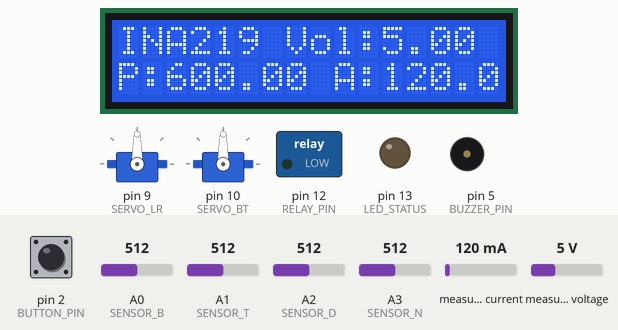
This sketch was run on a simulated Arduino Uno, built with avr-gcc and run on an emulated ATmega328P. Shown: 2 × servo, 16×2 character LCD, switched loads named in the sketch (green lamp = pin HIGH), output pins drawn as LEDs (lit = HIGH), buzzer (waves = sounding, pin HIGH). The test bench sets the inputs (shaded band); at power-on: measured current 120 mA, measured voltage 5 V, pin 2 (BUTTON_PIN) HIGH, A0 (SENSOR_B) = 512, A1 (SENSOR_T) = 512, A2 (SENSOR_D) = 512, A3 (SENSOR_N) = 512.

Above: at 1.2 s.
1.3 s: measured current set to 40 mA
At 4.7 s:
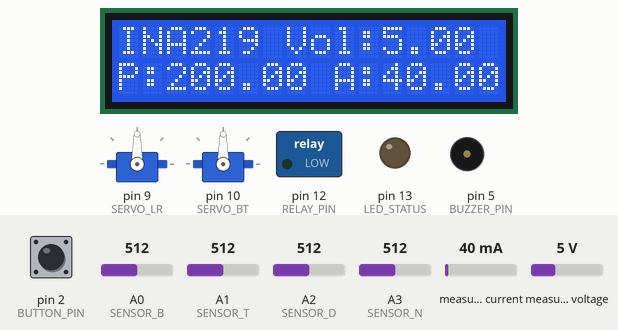
6.6 s: measured voltage set to 0.3 V
11.9 s: measured current set to 500 mA
At 16.9 s:
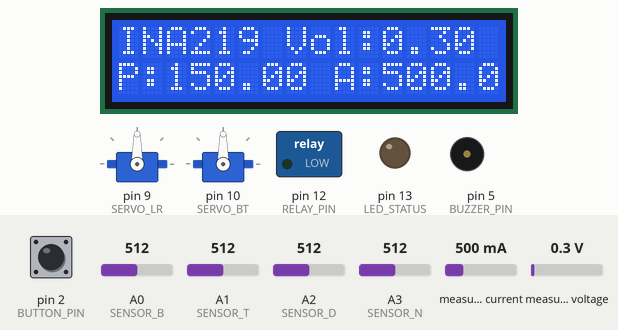
17.2 s: measured voltage set to 3.8 V
At 20.6 s:
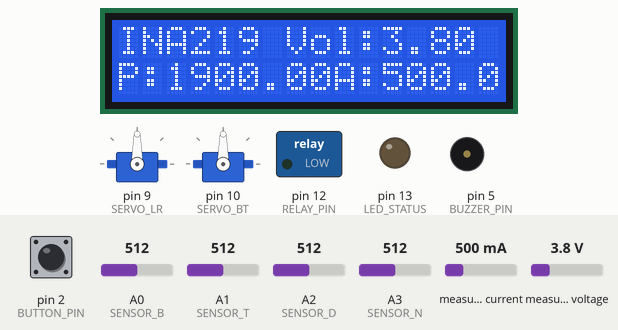
Timing chart, 0 to 22.6 s (numbered marks = the images above; inputs shaded):
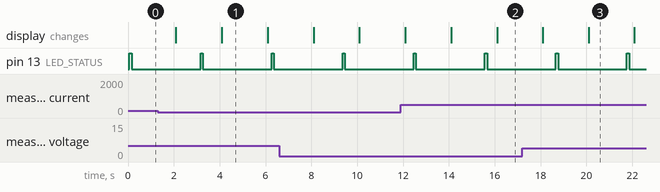

The sketch:

Solar_Tracking.ino
```cpp
#include "Program_Manager.h"

void setup() {
  programManager_setup();
}

void loop() {
  programManager_loop();
}
```

Program_Adaptor.cpp
```cpp
#include "Program_Adaptor.h"

unsigned long ul_currentMililis = millis();
```

Program_Adaptor.h
```cpp
#ifndef _PROGRAM_ADAPTOR_H_H_
#define _PROGRAM_ADAPTOR_H_H_
 #include "Arduino.h"

extern unsigned long ul_currentMililis;
class Program_Adaptor_Class{
  public:

  unsigned long ul_lastMillis;
  unsigned long ul_timeRepeat;
  unsigned int ui_stateProgram;
  unsigned int ui_stateStatus;

  virtual void setup(){};
  virtual void loop(){};
};

#endif
```

Program_Gpio.h
```cpp
#ifndef _PROGRAM_GPIO_H_H_
#define _PROGRAM_GPIO_H_H_

#define LED_STATUS      (13)

#define SERVO_LR        (9)
#define SERVO_BT        (10)

#define SENSOR_B     (A0)
#define SENSOR_T     (A1)
#define SENSOR_D     (A2)
#define SENSOR_N     (A3)


//   valueSensorBotL = analogRead(SENSOR_B);
//   valueSensorTopR = analogRead(SENSOR_N);
//   valueSensorBotR = analogRead(SENSOR_D);
//   valueSensorTopL = analogRead(SENSOR_T);

#define RELAY_PIN         (12)
#define BUTTON_PIN        (2)
#define DHT_PIN            (11)
#define BUZZER_PIN        (5)

#define DHT_SENSOR_TYPE DHT_TYPE_11

#define ACTIVE          (HIGH)

/*
Servo Config Servo Limite
*/
#define SERVO_LIMIT_HIGHT_LR    170
#define SERVO_LIMIT_LOW_LR      30


#define SERVO_LIMIT_HIGHT_BT    140
#define SERVO_LIMIT_LOW_BT      45

#define mySerial Serial

/*
    Send Database
*/

#define APISEND_DEMO "INAVoltage=12.6,INACurrent=0.50,INAPower=6"

#endif
```

Program_Manager.cpp
```cpp
#include "Program_Manager.h"

/* Khai bao thu vien */
#include "helloWorld_Program.h"
#include "blink_Program.h"
#include "sensor_Program.h"
#include "servo_Program.h"
#include "ina219_Program.h"
#include "button_Program.h"
#include "buzzer_Program.h"
#include "dht11_Program.h"
#include "lcd_Program.h"
/*
List STATE
*/
Program_Adaptor_Class *p_ListProgram[LAST_PROGRAM_ID] = {
    &HelloWorld_Program,
    &Blink_Program,
    &Sensor_Program,
    &Servo_Program,
    &INA219_Program,
    &Buzzer_Program,
    &Button_Program,
    &DHT_Program,
    &LCD_Program,

};

void programManager_setup(){
  for(int cf = 0; cf < LAST_PROGRAM_ID; cf++){
      p_ListProgram[cf]->setup();

  }
}

void programManager_loop(){
  ul_currentMililis = millis();
  for(int cf = 0; cf < LAST_PROGRAM_ID; cf++){
    if(ul_currentMililis - p_ListProgram[cf]->ul_lastMillis >= p_ListProgram[cf]->ul_timeRepeat){
      p_ListProgram[cf]->ul_lastMillis = ul_currentMililis;
      p_ListProgram[cf]->loop();
    }
  }
}
```

Program_Manager.h
```cpp
#ifndef _PROGRAME_MANAGER_H_H_
#define _PROGRAME_MANAGER_H_H_

#include "Program_Adaptor.h"

enum
{
  HELLO_WORLD_PROGRAM = 0,
  BLINK_PROGRAM,
  SENSOR_PROGRAM,
  SERVO_PROGRAM,
  INA219_PROGRAM,
  BUTTON_PROGRAM,
  BUZZER_PROGRAM,
  DHT_PROGRAM,
  LCD_PROGRAM,
      LAST_PROGRAM_ID
};

extern Program_Adaptor_Class * p_ListProgram[LAST_PROGRAM_ID];

extern void programManager_setup();
extern void programManager_loop();
#endif
```

blink_Program.cpp
```cpp
#include "blink_Program.h"
#include "Program_Gpio.h"

enum{
  STATE_ON = 0,
  STATE_OFF,
  STATE_IDE
};

void Blink_Class::setup(){
  pinMode(LED_STATUS,OUTPUT);

}

void Blink_Class::loop(){
  if(ui_stateProgram == STATE_ON){
    digitalWrite(LED_STATUS,ACTIVE);
    ul_timeRepeat = 100;
    ui_stateProgram = STATE_OFF;
  }else if(ui_stateProgram == STATE_OFF){
    digitalWrite(LED_STATUS,!ACTIVE);
    ul_timeRepeat = 3000;
    ui_stateProgram = STATE_ON;
  }else;
}

Blink_Class Blink_Program;
```

blink_Program.h
```cpp
#ifndef BLINK_PROGRAM_H_H_
#define BLINK_PROGRAM_H_H_
#include "Program_Adaptor.h"

class Blink_Class: public Program_Adaptor_Class{
  public:
  Blink_Class(){};
  void setup();
  void loop();
};

extern Blink_Class Blink_Program;

#endif
```

button_Program.cpp
```cpp
#include "button_Program.h"
#include "Program_Gpio.h"
#include "buzzer_Program.h"
#include "OneButton.h"
#include "servo_Program.h"

enum{
  STATE_ON = 0,
  STATE_OFF,
  STATE_IDE
};


int checking = 0;
int buttonState = LOW;
int lastButtonState = LOW;
boolean relayState = 0;
unsigned long lastDebounceTime = 0;
unsigned long debounceDelay = 50;
unsigned long lastTime =0;

OneButton myButton(BUTTON_PIN, true);

void oneClick();
void longCLick();
void duringlongClick();

void Button_Class::setup(){
  pinMode(RELAY_PIN,OUTPUT);
  myButton.attachClick(oneClick);
  myButton.attachLongPressStop(longCLick);
  myButton.attachDuringLongPress(duringlongClick);

  // pinMode(BUTTON_PIN,INPUT_PULLUP);
}

void Button_Class::loop(){
  if(ui_stateProgram == STATE_ON){
      myButton.tick();
    // readStatusButton();
    ul_timeRepeat = 0;
    ui_stateProgram = STATE_OFF;
  }else if(ui_stateProgram == STATE_OFF){
    ul_timeRepeat = 0;
    ui_stateProgram = STATE_ON;
  }else;
}


void oneClick() {
  Bz_enable = true;
  digitalWrite(RELAY_PIN,!digitalRead(RELAY_PIN));
}

void longCLick(){
  digitalWrite(BUZZER_PIN,!ACTIVE);
  servo_enable = !servo_enable;
}

void duringlongClick(){
  if(millis() - lastTime > 50){
    lastTime = millis();
    digitalWrite(BUZZER_PIN,!digitalRead(BUZZER_PIN));
  }
}

// void Button_Class::readStatusButton(){
//    checking = digitalRead(BUTTON_PIN);
//   if (checking != lastButtonState) {
//     lastDebounceTime = millis();
//   }
//   if ((millis() - lastDebounceTime) > debounceDelay) {
//     if (checking != buttonState) {
//       buttonState = checking;
//       if (buttonState == ACTIVE) {
//         relayState = !relayState;
//         Bz_enable = true;
//       }
//     }
//   }
//   digitalWrite(RELAY_PIN,relayState);
//   lastButtonState = checking;
// }


Button_Class Button_Program;
```

button_Program.h
```cpp
#ifndef BUTTON_PROGRAM_H_H_
#define BUTTON_PROGRAM_H_H_
#include "Program_Adaptor.h"


class Button_Class: public Program_Adaptor_Class{
  public:
  Button_Class(){};
  void setup();
  void loop();
  // void readStatusButton();
};

extern Button_Class Button_Program;
extern int buttonState;
extern int lastButtonState;
extern boolean relayState ;
extern unsigned long lastDebounceTime;
extern unsigned long debounceDelay;
extern unsigned long lastbuzzerTime;


#endif
```

buzzer_Program.cpp
```cpp
#include "buzzer_Program.h"
#include "Program_Gpio.h"

enum{
  STATE_ON = 0,
  STATE_OFF,
  STATE_IDE
};

boolean Bz_enable;

void Buzzer_Class::setup(){
  pinMode(BUZZER_PIN,OUTPUT);
  Bz_enable = false;
}

void Buzzer_Class::loop(){
  if(Bz_enable == true){
    if(ui_stateProgram == STATE_ON){
      digitalWrite(BUZZER_PIN,HIGH);
      ul_timeRepeat = 50;
      ui_stateProgram = STATE_OFF;
    }else if(ui_stateProgram == STATE_OFF){
      digitalWrite(BUZZER_PIN,LOW);
      ul_timeRepeat = 0;
      Bz_enable = false;
      ui_stateProgram = STATE_ON;
    }else;
  }
}
Buzzer_Class Buzzer_Program;
```

buzzer_Program.h
```cpp
#ifndef BUZZER_PROGRAM_H_H_
#define BUZZER_PROGRAM_H_H_
#include "Program_Adaptor.h"

class Buzzer_Class: public Program_Adaptor_Class{
  public:
  Buzzer_Class(){};
  void setup();
  void loop();
};

extern Buzzer_Class Buzzer_Program;
extern boolean Bz_enable;

#endif
```

dht11_Program.h
```cpp
#ifndef DHT_PROGRAM_H_H_
#define DHT_PROGRAM_H_H_
#include "Program_Adaptor.h"

class DHT_Class: public Program_Adaptor_Class{
  public:
  DHT_Class(){};
  void setup();
  void loop();
  // void measure_environment(float temperature,float humidity);
};

extern DHT_Class DHT_Program;

extern float temperature;
extern float humidity;

#endif
```

dht_Program.cpp
```cpp
#include "dht11_Program.h"
#include "Program_Gpio.h"
#include "dht_nonblocking.h"

DHT_nonblocking dht_sensor( DHT_PIN, DHT_SENSOR_TYPE );

enum{
  STATE_ON = 0,
  STATE_OFF,
  STATE_IDE
};

float temperature;
float humidity;
unsigned long measurement_timestamp = millis( );

void DHT_Class::setup(){

}


static bool measure_environment( float *temperature, float *humidity )
{
  static unsigned long measurement_timestamp = millis( );

  /* Measure once every four seconds. */
  if( millis( ) - measurement_timestamp > 3000ul )
  {
    if( dht_sensor.measure( temperature, humidity ) == true )
    {
      measurement_timestamp = millis( );
      return( true );
    }
  }
  return( false );
}


void DHT_Class::loop(){
  if(ui_stateProgram == STATE_ON){

  if( measure_environment( &temperature, &humidity ) == true )
    {

    }

    ul_timeRepeat = 0;
    ui_stateProgram = STATE_OFF;
  }else if(ui_stateProgram == STATE_OFF){
    // temperature = read_temperature();
    ul_timeRepeat = 0;
    ui_stateProgram = STATE_ON;
  }else;
}


DHT_Class DHT_Program;
```

helloWorld_Program.cpp
```cpp
#include "helloWorld_Program.h"
#include "Program_Gpio.h"
#include "sensor_Program.h"
#include "ina219_Program.h"
#include "dht11_Program.h"
enum{
  STATE_HELLO = 0,
  STATE_GOODBYE,
  STATE_IDE
};
void HelloWorld_Class::setup(){
    Serial.begin(115200);
  // while (!Serial) {
  // }
  // mySerial.begin(115200);
  // Serial.println("Setup Hello world");
}
void HelloWorld_Class::loop(){
  if(ui_stateProgram == STATE_HELLO){
    API_Send();
    ul_timeRepeat = 0;
    ui_stateProgram = STATE_GOODBYE;
  }else if(ui_stateProgram == STATE_GOODBYE){
    ul_timeRepeat = 3000;
    ui_stateProgram = STATE_HELLO;
  }else;
}

void HelloWorld_Class::API_Send(){
    if(busvoltage != 0 && current_mA != 0 && power_mW != 0 && temperature != 0 && humidity != 0)
    {
      Serial.println(
      "INAVoltage=" + String(busvoltage) + ","
      "INACurrent=" + String(current_mA) + ","
      "INAPower="   + String(power_mW) + ","
      "Temperature=" + String(temperature) + ","
      "Humidity=" + String(humidity) + ","
      );
    }
}


HelloWorld_Class HelloWorld_Program;
```

helloWorld_Program.h
```cpp
#ifndef _HELLO_WORLD_PROGRAM_H_H_
#define _HELLO_WORLD_PROGRAM_H_H_
#include "Program_Adaptor.h"

class HelloWorld_Class: public Program_Adaptor_Class{
  public:
  HelloWorld_Class(){};
  void setup();
  void loop();
  void API_Send();
};

extern HelloWorld_Class HelloWorld_Program;

#endif
```

ina219_Program.cpp
```cpp
#include "ina219_Program.h"
#include "Program_Gpio.h"
#include "Adafruit_INA219.h"

enum{
  INASTATE_READ = 0,
  INASTATE_NONE,
  STATE_IDE
};

float shuntvoltage = 0;
float busvoltage = 0;
float current_mA = 0;
float loadvoltage = 0;
float power_mW = 0;
Adafruit_INA219 ina219;


void INA219_Class::setup(){
  ina219.begin();
}

void INA219_Class::loop(){
  if(ui_stateProgram == INASTATE_READ){
    INA219Read();
    ul_timeRepeat = 0;
    ui_stateProgram = INASTATE_NONE;
  }else if(ui_stateProgram == INASTATE_NONE){
    ul_timeRepeat = 2000;
    ui_stateProgram = INASTATE_READ;
  }else;
}

void INA219_Class::INA219Read(){
  // shuntvoltage = ina219.getShuntVoltage_mV();
  busvoltage = ina219.getBusVoltage_V();
  current_mA = ina219.getCurrent_mA();
  power_mW = ina219.getPower_mW();
}

void INA219_Class::INA219Debug(){
  Serial.print("Voltage: " + String(busvoltage) + " V - ");
  Serial.print("Current: " + String(current_mA) + " mA - ");
  Serial.print("Power: " + String(power_mW) + " mW");
  Serial.println("");
}


INA219_Class INA219_Program;
```

ina219_Program.h
```cpp
#ifndef INA219_PROGRAM_H_H_
#define INA219_PROGRAM_H_H_
#include "Program_Adaptor.h"

class INA219_Class: public Program_Adaptor_Class{
  public:
  INA219_Class(){};
  void setup();
  void loop();
  void INA219Read();
  void INA219Debug();
};

extern INA219_Class INA219_Program;

extern float shuntvoltage;
extern float busvoltage;
extern float current_mA;
extern float loadvoltage;
extern float power_mW;

#endif
```

sensor_Program.cpp
```cpp
#include "sensor_Program.h"
#include "Program_Gpio.h"

enum{
  STATE_READ = 0,
  STATE_NONE,
  STATE_IDE
};

int valueSensorBotL,valueSensorTopR,valueSensorBotR,valueSensorTopL;
unsigned long db_timeRead = 0;
unsigned long db_timeRepeat = 100;


void Sensor_Class::setup(){
  pinMode(SENSOR_B,INPUT);
  pinMode(SENSOR_D,INPUT);
  pinMode(SENSOR_N,INPUT);
  pinMode(SENSOR_T,INPUT);
}

void Sensor_Class::loop(){
  if(ui_stateProgram == STATE_READ){
    readValue();
    ul_timeRepeat = 0;
    ui_stateProgram = STATE_NONE;
  }else if(ui_stateProgram == STATE_NONE){
    // debugValue();
    ul_timeRepeat = 0;
    ui_stateProgram = STATE_READ;
  }else;
}

void Sensor_Class::readValue(){
  valueSensorBotL = analogRead(SENSOR_B);
  valueSensorTopR = analogRead(SENSOR_N);
  valueSensorBotR = analogRead(SENSOR_D);
  valueSensorTopL = analogRead(SENSOR_T);
}

void Sensor_Class::debugValue(){
  Serial.println(
    "BotL: " + String(valueSensorBotL) +
    " - TopR: " + String(valueSensorTopR) +
    " - BotR: " + String(valueSensorBotR) +
    " - TopL: " + String(valueSensorTopL)
  );
}


Sensor_Class Sensor_Program;
```

sensor_Program.h
```cpp
#ifndef SENSOR_PROGRAM_H_H_
#define SENSOR_PROGRAM_H_H_
#include "Program_Adaptor.h"

class Sensor_Class: public Program_Adaptor_Class{
  public:
  Sensor_Class(){};
  void setup();
  void loop();
  void readValue();
  void debugValue();
};

extern Sensor_Class Sensor_Program;

extern int valueSensorBotL;
extern int valueSensorTopR;
extern int valueSensorBotR;
extern int valueSensorTopL;
extern unsigned long db_timeRead;
extern unsigned long db_timeRepeat;


#endif
```

servo_Program.cpp
```cpp
#include "servo_Program.h"
#include "Program_Gpio.h"
#include "Servo.h"
#include "sensor_Program.h"

enum{
  STATE_SV_RUN = 0,
  STATE_SV_AVG1,
  STATE_SV_AVG2,
  STATE_SV_NONE,
  STATE_IDE
};


/* Construc tor */
Servo servoLR;
Servo servoBT;

/* Value */
  int avgtop;
  int avgbot;
  int avgleft;
  int avgright;
  int servoh;
  int servov;
boolean servo_enable = false;

void Servo_Class::setup(){
  servoLR.attach(SERVO_LR);
  servoBT.attach(SERVO_BT);
  servoLR.write(90);
  servoBT.write(90);
}

void Servo_Class::loop(){
if(servo_enable == true){
    if(ui_stateProgram == STATE_SV_RUN){
    servoh = servoLR.read();
    servov = servoBT.read();
    avgtop = (valueSensorTopL + valueSensorTopR) ;
    avgbot = (valueSensorBotL + valueSensorBotR) ;
    avgleft = (valueSensorTopL + valueSensorBotL) ;
    avgright = (valueSensorTopR + valueSensorBotR) ;
    /* Debug
      Serial.println(
      "avgtop: " + String(avgtop) +
      " - avgbot: " + String(avgbot) +
      " - avgleft: " + String(avgleft) +
      " - avgright: " + String(avgright) +
      " - ServoLR: " + String(servoh) +
      " - ServoBT: " + String(servov)
    );
    */
    ul_timeRepeat = 0 ;
    ui_stateProgram = STATE_SV_AVG1;
    }
    else if(ui_stateProgram == STATE_SV_AVG1){
        if (avgbot > avgtop && avgbot - avgtop > 50)
        {
          if (servov < SERVO_LIMIT_HIGHT_BT)
          {
            servoBT.write(servov +1);
          }
          ul_timeRepeat = 10;
        }
        else if (avgtop > avgbot && avgtop - avgbot > 50)
        {
          if (servov > SERVO_LIMIT_LOW_BT)
          {
            servoBT.write(servov -1);
          }
          ul_timeRepeat = 10;
        }
        else
        {
          servoBT.write(servov);
        }
    ul_timeRepeat =50;
    ui_stateProgram = STATE_SV_AVG2;
    }else if(ui_stateProgram == STATE_SV_AVG2){
  /*
        avgleft < avgright --> servo tien +
        avgright > avgright ---> servo lui -
        avgright == avgright ---> server dung yen
    */
      if (avgleft > avgright && avgleft - avgright > 50 )
      {

        if (servoh < SERVO_LIMIT_HIGHT_LR)
        {
          servoLR.write(servoh +1);
        }
        ul_timeRepeat = 10;
      }
      else if (avgright > avgleft && avgright - avgleft > 50 )
      {
        if (servoh > SERVO_LIMIT_LOW_LR)
        {
        servoLR.write(servoh -1);
        }
        ul_timeRepeat = 10;
      }
      else
      {
        servoLR.write(servoh);
      }
      ul_timeRepeat = 50;
      ui_stateProgram = STATE_SV_RUN;
    }else;
  }
}

Servo_Class Servo_Program;
```

servo_Program.h
```cpp
#ifndef SERVO_PROGRAM_H_H_
#define SERVO_PROGRAM_H_H_
#include "Program_Adaptor.h"

class Servo_Class: public Program_Adaptor_Class{
  public:
  Servo_Class(){};
  void setup();
  void loop();
};

extern Servo_Class Servo_Program;
extern boolean servo_enable;

/* Value */
extern  int avgtop;
extern  int avgbot;
extern  int avgleft;
extern  int avgright;

#endif
```

lcd_Program.cpp
```cpp
#include "lcd_Program.h"
#include "Program_Gpio.h"
#include "Wire.h"
#include "LiquidCrystal_I2C.h"
#include "ina219_Program.h"
#include "dht11_Program.h"
LiquidCrystal_I2C lcd(0x27,16,2);

enum{
  STATE_ON = 0,
  STATE_OFF,
  STATE_IDE
};

void LCD_Class::setup(){
  lcd.init();
  lcd.backlight();
}

void LCD_Class::loop(){
  if(ui_stateProgram == STATE_ON){
    lcd.clear();
    lcd.setCursor(0,0);lcd.print("INA219 Vol:" + String(busvoltage));
    lcd.setCursor(9,1);lcd.print("A:" + String(current_mA));
    lcd.setCursor(0,1);lcd.print("P:" + String(power_mW));
    ul_timeRepeat = 2000;
    ui_stateProgram = STATE_OFF;
  }else if(ui_stateProgram == STATE_OFF){
    lcd.clear();
    lcd.setCursor(2,0); lcd.print("Solar Pannel");
    lcd.setCursor(0,1);lcd.print(temperature);lcd.print(char(223));lcd.print("C");
    lcd.setCursor(10,1);lcd.print(humidity);lcd.setCursor(15,1);lcd.print("%");
    ul_timeRepeat = 2000;
    ui_stateProgram = STATE_ON;
  }else;
}

LCD_Class LCD_Program;
```

lcd_Program.h
```cpp
#ifndef LCD_PROGRAM_H_H_
#define LCD_PROGRAM_H_H_
#include "Program_Adaptor.h"

class LCD_Class: public Program_Adaptor_Class{
  public:
  LCD_Class(){};
  void setup();
  void loop();
};

extern LCD_Class LCD_Program;

#endif
```

Measured:
- after the input at 1.3 s, the display: first differs from a run without the input after 2.8 s (image 1)
- after the input at 11.9 s, the display: first differs from a run without the input after 4.2 s (image 2)
- after the input at 17.2 s, the display: first differs from a run without the input after 2.9 s (image 3)
- by itself, pin 13 (LED_STATUS): alternates HIGH for 0.10 s and LOW for 3.0 s
- what the display in image 1 shows lasts 2.0 s, from 4.1 s to 6.1 s
